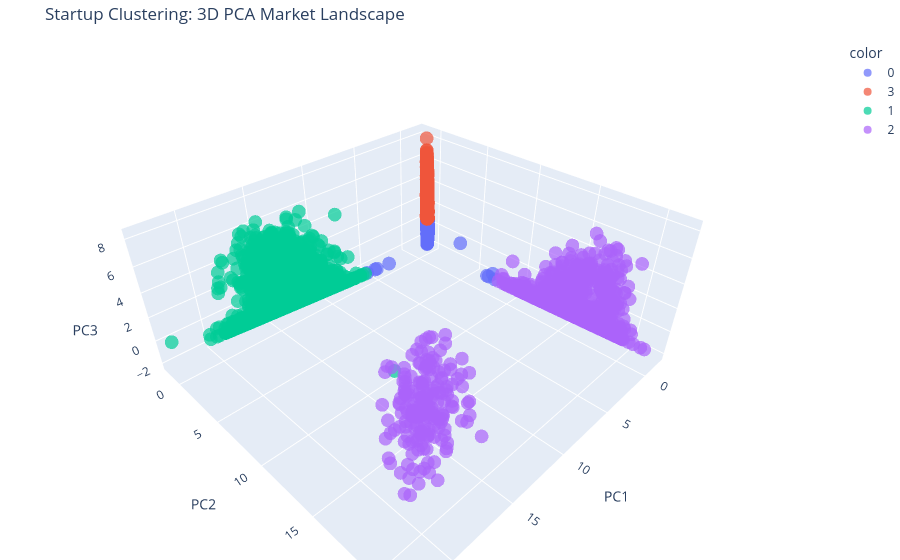

The notebook cell saved with this chart:
### Code cell
# Create a 3D scatter plot using the 3 Principal Components
fig = px.scatter_3d(
    df_pca, 
    x='PC1', 
    y='PC2', 
    z='PC3',
    color=df_final['Cluster'].astype(str), # Color by cluster
    hover_name=df_final['name'],         # Show startup name on hover
    hover_data={'market': df_final['market']}, # Show market on hover
    title="Startup Clustering: 3D PCA Market Landscape",
    opacity=0.7
)

# Make the layout look clean for an app
fig.update_layout(margin=dict(l=0, r=0, b=0, t=40))
fig.show()

### Figure 1 — Plotly figure (JSON) as saved in the notebook; plotly's stock layout.template omitted (floating-point values rounded to 4 significant figures; data arrays with more than 128 entries replaced by an {"elided": "..."} marker saying what was removed)
{"data": [{"customdata": {"elided": "24835x1 str values"}, "hovertemplate": "<b>%{hovertext}</b><br><br>color=0<br>PC1=%{x}<br>PC2=%{y}<br>PC3=%{z}<br>market=%{customdata[0]}<extra></extra>", "hovertext": {"elided": "24835 str values"}, "legendgroup": "0", "marker": {"color": "#636efa", "opacity": 0.7, "symbol": "circle"}, "mode": "markers", "name": "0", "scene": "scene", "showlegend": true, "type": "scatter3d", "x": {"elided": "24835 float values"}, "y": {"elided": "24835 float values"}, "z": {"elided": "24835 float values"}}, {"customdata": {"elided": "6972x1 str values"}, "hovertemplate": "<b>%{hovertext}</b><br><br>color=3<br>PC1=%{x}<br>PC2=%{y}<br>PC3=%{z}<br>market=%{customdata[0]}<extra></extra>", "hovertext": {"elided": "6972 str values"}, "legendgroup": "3", "marker": {"color": "#EF553B", "opacity": 0.7, "symbol": "circle"}, "mode": "markers", "name": "3", "scene": "scene", "showlegend": true, "type": "scatter3d", "x": {"elided": "6972 float values"}, "y": {"elided": "6972 float values"}, "z": {"elided": "6972 float values"}}, {"customdata": {"elided": "3819x1 str values"}, "hovertemplate": "<b>%{hovertext}</b><br><br>color=1<br>PC1=%{x}<br>PC2=%{y}<br>PC3=%{z}<br>market=%{customdata[0]}<extra></extra>", "hovertext": {"elided": "3819 str values"}, "legendgroup": "1", "marker": {"color": "#00cc96", "opacity": 0.7, "symbol": "circle"}, "mode": "markers", "name": "1", "scene": "scene", "showlegend": true, "type": "scatter3d", "x": {"elided": "3819 float values"}, "y": {"elided": "3819 float values"}, "z": {"elided": "3819 float values"}}, {"customdata": {"elided": "1305x1 str values"}, "hovertemplate": "<b>%{hovertext}</b><br><br>color=2<br>PC1=%{x}<br>PC2=%{y}<br>PC3=%{z}<br>market=%{customdata[0]}<extra></extra>", "hovertext": {"elided": "1305 str values"}, "legendgroup": "2", "marker": {"color": "#ab63fa", "opacity": 0.7, "symbol": "circle"}, "mode": "markers", "name": "2", "scene": "scene", "showlegend": true, "type": "scatter3d", "x": {"elided": "1305 float values"}, "y": {"elided": "1305 float values"}, "z": {"elided": "1305 float values"}}], "layout": {"legend": {"title": {"text": "color"}, "tracegroupgap": 0}, "margin": {"b": 0, "l": 0, "r": 0, "t": 40}, "scene": {"domain": {"x": [0, 1], "y": [0, 1]}, "xaxis": {"title": {"text": "PC1"}}, "yaxis": {"title": {"text": "PC2"}}, "zaxis": {"title": {"text": "PC3"}}}, "title": {"text": "Startup Clustering: 3D PCA Market Landscape"}}}
